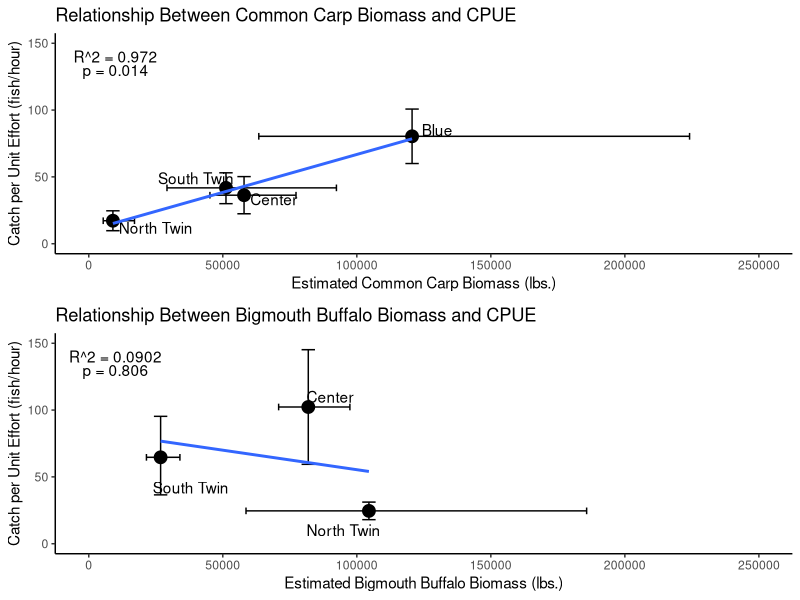

Source code (R): (Note: this script raises an error after producing the figure.)
## ---- chunk 1
packages<-function(x, repos="http://cran.r-project.org", ...){
x<-as.character(match.call()[[2]])
if (!require(x,character.only=TRUE)){
install.packages(pkgs=x, repos=repos, ...)
require(x,character.only=TRUE)
}
}

packages(vegan)
packages(ggplot2)
packages(gridExtra)
packages(reshape2)
packages(nnet)
#packages(multcomp)
#packages(plyr)
#packages(rv)
#packages(arm)
packages(lattice)
packages(tikzDevice)
#packages(GGally)
packages(wesanderson)
packages(devtools)
#packages(DescTools)
#packages(mvnormtest)
#packages(HH)
#packages(biotools)
#packages(car)
#packages(psych)
#packages(GPArotation)
packages(dplyr)
packages(tidyr)
packages(rcompanion)
## ---- chunk 2
# Create DF with CPUE and 95% CI for each lake...

Lakes<-c("Blue","Center","North Twin","South Twin")
CarpBiomass <- c(120617,57932,9001,51187)
CarpDensity <- c(438.6,231.7,19.4,92.2)
BuffBiomass <- c(NA,81894,104513,26802)
BuffDensity <- c(NA,327.6,225.7,48.3)
CarpCPUE<-c(80.37,36.3,17.18,41.78)
BuffCPUE<-c(NA,102.29,24.56,64.65)
CarpLL<-c(59.99,22.41,9.74,29.96)
CarpUL<-c(100.76,50.20,24.63,53.05)
BuffLL<-c(NA,59.40,17.99,36.56)
BuffUL<-c(NA,145.17,31.14,95.32)
CarpBM.LL<-c(63432,45202,5387,29180)
CarpBM.UL<-c(224140,77317,17058,92395)
BuffBM.LL<-c(NA,70833,58659,21514)
BuffBM.UL<-c(NA,97419,185741,34005)

DF<-data.frame(Lakes,CarpBiomass,BuffBiomass,CarpBM.LL,CarpBM.UL,BuffBM.LL,BuffBM.UL,
               CarpCPUE,BuffCPUE,CarpLL,CarpUL,BuffLL,BuffUL)

summary(DF)

## ---- chunk 3

# visualize how CPUE changes as a function of biomass....
#
# I think biomass density might be beneficial here, but let's go with what MJW said

# Regression lines imply lm() but we'll see........

mod<-lm(CarpCPUE ~ CarpBiomass, data = DF)
summary(mod)
R2<-format(summary(mod)$r.squared,digits=3)


# Carp FIrst
carp<-ggplot(DF, aes(x=CarpBiomass, y=CarpCPUE)) +
  xlim(0,250000)+
  ylim(0,150)+
  geom_point(size=4) +
  geom_errorbar(aes(ymax = CarpUL, ymin = CarpLL),width=5000) +
  geom_errorbarh(aes(xmax= CarpBM.UL, xmin = CarpBM.LL),height=5) +
  annotate("text",x=c(130000,69000,25000,40000,10000,10000),y=c(85,33.3,12,49,140,130), 
           label = c("Blue","Center","North Twin","South Twin","R^2 = 0.972","p = 0.014")) +
  labs(title = "Relationship Between Common Carp Biomass and CPUE",
       x = "Estimated Common Carp Biomass (lbs.)",
       y = "Catch per Unit Effort (fish/hour)") +
  theme_bw() + 
  theme(panel.border = element_blank(), panel.grid.major = element_blank(),
        panel.grid.minor = element_blank(), axis.line = element_line(colour = "black")) +
  geom_smooth(method=lm,se=F) 


# Buffalo Second

mod2<-lm(BuffCPUE ~ BuffBiomass, data = DF)
summary(mod2)
R22<-format(summary(mod2)$r.squared,digits=3)
R22

buff<-ggplot(DF, aes(x=BuffBiomass, y=BuffCPUE)) +
  xlim(0,250000)+
  ylim(0,150)+
  geom_point(size=4) +
  geom_errorbar(aes(ymax = BuffUL, ymin = BuffLL),width=5000) +
  geom_errorbarh(aes(xmax=BuffBM.UL, xmin = BuffBM.LL),height=5) +
  annotate("text",x=c(90000,95000,38000,10000,10000),y=c(110,10,42,140,130), 
           label = c("Center","North Twin","South Twin","R^2 = 0.0902","p = 0.806")) +
  labs(title = "Relationship Between Bigmouth Buffalo Biomass and CPUE",
       x = "Estimated Bigmouth Buffalo Biomass (lbs.)",
       y = "Catch per Unit Effort (fish/hour)") +
  theme_bw() + 
  theme(panel.border = element_blank(), panel.grid.major = element_blank(),
        panel.grid.minor = element_blank(), axis.line = element_line(colour = "black")) +
  geom_smooth(method=lm,se=F)

# Problems here: when I remove the 0s from Blue Lake Buffalo, the regression is negative
# And the plot certainly doesn't look linear

grid.arrange(carp,buff,nrow=2,ncol=1)



## ---- chunk 4

# Create DF with CPUE, total biomass and biomass density (and 95% CIs) for each lake...

df<-read.csv("2018_COC_BIB_CMR_Data.csv",header=T) # load data 
head(df)
summary(df)

#### Data corrections
#
levels(df$Lake)
#


## ---- chunk 5

# CarpBiomass - avg from google sheets age structures * population estimates for that lake
coc.df<-subset(df,Species == "COC") # just carp
BM<-aggregate(coc.df$Weight.g~coc.df$Lake, FUN=mean,na.action = na.omit) # average biomasses in g
BM$CarpN <- c(70697,7136,28932,5281,11505,23833,13041) # est carp abundance for 7 lakes as of 8/7/2018
BM$CarpBiomass<-BM$`coc.df$Weight.g`*BM$CarpN # estimated carp biomass in pounds


# BuffBiomass - avg biomass from google sheets * total fish caught to date
bib.df<-subset(df,Species == "BIB") # just buffalo
BM2<-aggregate(bib.df$Weight.g~bib.df$Lake, FUN=mean,na.action=na.omit)
BM2$BuffN<- c(3386,4455,65180,13923,35214,13041)
BM$BuffN<- c(NA,3386,4455,65180,13923,35214,13041)
BM$BuffBiomass <- c(NA,BM2$`bib.df$Weight.g`*BM2$BuffN) # estimated buffalo biomass in pounds

# Lake Areas
BM$LakeArea[BM$'coc.df$Lake' == "Blue"] <- 275
BM$LakeArea[BM$'coc.df$Lake' == "Center"] <- 220
BM$LakeArea[BM$'coc.df$Lake' == "Five Island"] <- 973
BM$LakeArea[BM$'coc.df$Lake' == "Silver"] <- 1066
BM$LakeArea[BM$'coc.df$Lake' == "Storm"] <- 3140
BM$LakeArea[BM$'coc.df$Lake' == "S Twin"] <- 555
BM$LakeArea[BM$'coc.df$Lake' == "N Twin"] <- 463


# CarpDensity - biomass (avg poumds * n) per acre of lake
# BuffDensity - biomass (avg pounds * n) per acre of each lake
BM$CarpDensity<-BM$CarpBiomass/BM$LakeArea
BM$BuffDensity<-BM$BuffBiomass/BM$LakeArea

# CarpCPUE - n fish per hour electrofishing
#
summary(coc.df)
# on-time in seconds to Effort in hours
coc.df$Effort<-coc.df$On.Time..s./3600
bib.df$Effort<-bib.df$On.Time..s./3600
# Need to remove seine hauls

# now to paste date, then lake then run
coc.df$DLR<-factor(paste(coc.df$Date,coc.df$Lake,coc.df$Run))
bib.df$DLR<-factor(paste(bib.df$Date,bib.df$Lake,bib.df$Run))
# Now to divide the count of captured fish by the mean effort per DLR
coc.cpue<-aggregate(Effort~Lake+DLR, data = coc.df, mean, na.action=NULL)
coc.df$dummy<-1
coc.n<-aggregate(dummy~Lake+DLR, data = coc.df, sum)
coc.cpue$n<-coc.n$dummy
coc.cpue$cpue<-coc.cpue$n/coc.cpue$Effort
coc.cpue<-coc.cpue[!is.na(coc.cpue$cpue),]

  
# BuffCPUE -n fish per hour electrofishing

bib.cpue<-aggregate(Effort~Lake+DLR, data = bib.df, mean, na.action=NULL)
bib.df$dummy<-1
bib.n<-aggregate(dummy~Lake+DLR, data = bib.df, sum)
bib.cpue$n<-bib.n$dummy
bib.cpue$cpue<-bib.cpue$n/bib.cpue$Effort
bib.cpue<-bib.cpue[!is.na(bib.cpue$cpue),]


# need a boxplot of CPUE for each lake apparently. Let's see:


boxplot(cpue~Lake,data=coc.cpue,
        main="Carp CPUE by Lake: 2018")

boxplot(cpue~Lake,data=bib.cpue,
        main="Buffalo CPUE by Lake: 2018")


###################################################
# hopefully find summary stats for below
###################################################


# CarpLL - lower bound for y axis 
# CarpUL- upper bound for y axis
COC.CPUE.95ci<-groupwiseMean(cpue ~ Lake,
              data = coc.cpue,
              conf = 0.95,
              digits = 3)

# BuffLL - lower bound for y axis
# BuffUL - upper bound for y axis
BIB.CPUE.95ci<-groupwiseMean(cpue ~ Lake,
              data = bib.cpue,
              conf = 0.95,
              digits = 3)

# CarpBM.LL - lower bound for x axis
# CarpBM.UL - upper bound for x axis
coc.BM<-coc.df[!is.na(coc.df$Weight.g),]
coc.BM.95ci<-groupwiseMean(Weight.g ~ Lake,
              data = coc.BM,
              conf = 0.95,
              digits = 3)
CarpBM.LL<-BM$CarpN*coc.BM.95ci$Trad.lower
CarpBM.UL<-BM$CarpN*coc.BM.95ci$Trad.upper


# BuffBM.LL - lower bound for x axis
# BuffBM.UL - lower bound for x axis
bib.BM<-bib.df[!is.na(bib.df$Weight.g),]
bib.BM.95ci<-groupwiseMean(Weight.g ~ Lake,
              data = bib.BM,
              conf = 0.95,
              digits = 3)
BuffBM.LL<-c(3152,2960,44598,13923,34507,12380)*bib.BM.95ci$Trad.lower
BuffBM.UL<-c(3152,2960,44598,13923,34507,12380)*bib.BM.95ci$Trad.upper


## ---- chunk 6

Lakes<-c("Blue","Center","Five Island","N Twin","Silver","S Twin","Storm")

DF<-data.frame(Lakes,
               BM$CarpBiomass,
               BM$BuffBiomass,
               CarpBM.LL,
               CarpBM.UL,
               c(NA,BuffBM.LL),
               c(NA,BuffBM.UL),
               COC.CPUE.95ci$Mean,
               c(NA,BIB.CPUE.95ci$Mean),
               COC.CPUE.95ci$Trad.lower,
               COC.CPUE.95ci$Trad.upper,
               c(NA,BIB.CPUE.95ci$Trad.lower),
               c(NA,BIB.CPUE.95ci$Trad.upper),
               BM$CarpDensity,
               BM$BuffDensity
               )

colnames(DF)<-c("Lake","CarpBiomass","BuffBiomass","CarpBM.LL","CarpBM.UL","BuffBM.LL","BuffBM.UL","CarpCPUE","BuffCPUE","CarpLL","CarpUL","BuffLL","BuffUL","CarpDensity","BuffDensity")

summary(DF)
## ---- chunk 7

# visualize how CPUE changes as a function of biomass....

mod<-lm(CarpCPUE ~ CarpBiomass, data = DF)
summary(mod)
R2<-format(summary(mod)$r.squared,digits=3)
R2


# Carp First
carp<-ggplot(DF, aes(x=CarpBiomass, y=CarpCPUE)) +
  xlim(0,500000)+ # increase of 100k
  ylim(0,350)+ # more than double from 2017
  geom_point(size=4) +
  geom_errorbar(aes(ymax = CarpUL, ymin = CarpLL),width=5000) +
  geom_errorbarh(aes(xmax= CarpBM.UL, xmin = CarpBM.LL),height=5) +
  annotate("text",x=c(175000,60000,200000,10000,40000,300000,75000,15000,15000),y=c(250,10,40,25,80,40,60,180,160), 
           label = c("Blue","Center","Five Island","N Twin","Silver","Twin","Storm","R^2 = 0.016","p = 0.014")) +
  labs(title = "2018 Common Carp Biomass and CPUE",
       x = "Estimated Common Carp Biomass (lbs.)",
       y = "Catch per Unit Effort (fish/hour)") +
  theme_bw() + 
  theme(panel.border = element_blank(), panel.grid.major = element_blank(),
        panel.grid.minor = element_blank(), axis.line = element_line(colour = "black")) +
  geom_smooth(method=lm,se=F) 


# Buffalo Second

mod2<-lm(BuffCPUE ~ BuffBiomass, data = DF)
summary(mod2)
R22<-format(summary(mod2)$r.squared,digits=3)
R22

buff<-ggplot(DF, aes(x=BuffBiomass, y=BuffCPUE)) +
  xlim(0,500000)+ # double from 2017
  ylim(0,150)+ # Same as 2018
  geom_point(size=4) +
  geom_errorbar(aes(ymax = BuffUL, ymin = BuffLL),width=5000) +
  geom_errorbarh(aes(xmax=BuffBM.UL, xmin = BuffBM.LL),height=5) +
  annotate("text",x=c(25000,25000,460000,75000,275000,190000,20000,20000),y=c(32,5,20,35,35,11,140,130), 
           label = c("Center","Five Island","N Twin","Silver","S Twin","Storm","R^2 = 0.079","p = 0.867")) +
  labs(title = "2018 Bigmouth Buffalo Biomass and CPUE",
       x = "Estimated Bigmouth Buffalo Biomass (lbs.)",
       y = "Catch per Unit Effort (fish/hour)") +
  theme_bw() + 
  theme(panel.border = element_blank(), panel.grid.major = element_blank(),
        panel.grid.minor = element_blank(), axis.line = element_line(colour = "black")) +
  geom_smooth(method=lm,se=F)

# Problems here: when I remove the 0s from Blue Lake Buffalo, the regression is negative
# And the plot certainly doesn't look linear

grid.arrange(carp,buff,nrow=2,ncol=1)

## ---- chunk 8

# visualize how CPUE changes as a function of biomass....

mod<-lm(CarpCPUE ~ CarpDensity, data = DF)
summary(mod)
R2<-format(summary(mod)$r.squared,digits=3)
R2


# Carp First
carp<-ggplot(DF, aes(x=CarpDensity, y=CarpCPUE)) +
  xlim(0,600)+ # 
  ylim(0,300)+ # 
  geom_point(size=4) +
  geom_errorbar(aes(ymax = CarpUL, ymin = CarpLL),width=5000) +
  geom_errorbarh(aes(xmax= CarpBM.UL, xmin = CarpBM.LL),height=5) +
  annotate("text",x=c(550,275,290,10,60,180,60,250,250),y=c(260,15,40,25,80,25,55,180,160), 
           label = c("Blue","Center","Five Island","N Twin","Silver","S Twin","Storm","R^2 = 0.591","p = 0.043")) +
  labs(title = "2018 Common Carp Density and CPUE",
       x = "Estimated Common Carp Density (fish/acre)",
       y = "Catch per Unit Effort (fish/hour)") +
  theme_bw() + 
  theme(panel.border = element_blank(), panel.grid.major = element_blank(),
        panel.grid.minor = element_blank(), axis.line = element_line(colour = "black")) +
  geom_smooth(method=lm,se=F) 


# Buffalo Second

mod2<-lm(BuffCPUE ~ BuffDensity, data = DF)
summary(mod2)
R22<-format(summary(mod2)$r.squared,digits=3)
R22

buff<-ggplot(DF, aes(x=BuffDensity, y=BuffCPUE)) +
  xlim(0,1500)+ # double from 2017
  ylim(0,300)+ # Same as 2018
  geom_point(size=4) +
  geom_errorbar(aes(ymax = BuffUL, ymin = BuffLL),width=5000) +
  geom_errorbarh(aes(xmax=BuffBM.UL, xmin = BuffBM.LL),height=5) +
  annotate("text",x=c(0,200,1400,150,350,175,500,500),y=c(32,10,20,35,35,0,140,130), 
           label = c("Center","Five Island","N Twin","Silver","S Twin","Storm","R^2 = 0.026","p = 0.762")) +
  labs(title = "2018 Bigmouth Buffalo Density and CPUE",
       x = "Estimated Bigmouth Buffalo Density (fish/acre)",
       y = "Catch per Unit Effort (fish/hour)") +
  theme_bw() + 
  theme(panel.border = element_blank(), panel.grid.major = element_blank(),
        panel.grid.minor = element_blank(), axis.line = element_line(colour = "black")) +
  geom_smooth(method=lm,se=F)

# Problems here: when I remove the 0s from Blue Lake Buffalo, the regression is negative
# And the plot certainly doesn't look linear

grid.arrange(carp,buff,nrow=1,ncol=2)

## ---- chunk 9
DF$CarpBMD<-DF$CarpBiomass/BM$LakeArea
summary(DF$CarpBMD)
DF$CarpBM.LL.BMD

DF$BuffBMD<-DF$BuffBiomass/BM$LakeArea
summary(DF$BuffBMD)

boxplot(CarpBMD~Lake,data=DF)




## ---- chunk 10
packages(FSA)
packages(car)
packages(Hmisc)
packages(multcomp)

options(width=90,continue=" ",show.signif.stars=F,
        contrasts=c("contr.sum","contr.poly"))
par(mar=c(3.5,3.5,1,1), mgp=c(2.1,0.4,0),tcl=-0.2)
## ---- chunk 11
year <- 0:14 # years for simulation
N0 <- 10000 # initial population size
A <- 0.95 # annual survival rate
abund <- round(N0*A^year,0) # abundance from exponential decay model
cpe <- round(abund/1000,1) # simulated cpe data
cbind(year,abund) # for display only
## ---- chunk 12
me1 <- c(-0.10,-0.05,0.05,0.10)
me1a <- sample(me1,length(cpe),replace=TRUE)
cpe.me1 <- round(cpe+cpe*me1a,1)
# 20 and 40 % error below
me2 <- c(-0.4,-0.2,0.1,0.4)
me2a <- sample(me2,length(cpe),replace=TRUE)
cpe.me2 <- round(cpe+cpe*me2a,1)
( d1 <- data.frame(year,abund,cpe,cpe.me1,cpe.me2) ) # for storage

plot(cpe~year,data=d1,ylim=c(0,15),xlab="Year",ylab="CPE",type="l",lwd=2,col="black")
points(d1$year,d1$cpe.me1,type="b",pch=19,lwd=1,col="blue")
points(d1$year,d1$cpe.me2,type="b",pch=19,lwd=1,col="red")
legend("topright",legend=c("Truth","5 or 10%","20 or 40%"),col=c("black","blue","red"),
lwd=c(2,1,1),pch=c(NA,19,19))


# simulation to do same as plot just above
cpe.sim <- function(year,cpe,me1,me2=NULL) {
  cpe1 <- cpe + cpe*sample(me1,length(cpe),replace=TRUE)
  if (!is.null(me2)) cpe2 <- cpe + cpe*sample(me2,length(cpe),replace=TRUE)
  max.y <- max(c(cpe,cpe1,cpe2))
  plot(year,cpe,ylim=c(0,max.y),xlab="Year",ylab="CPE",type="l",lwd=2,col="black")
  points(year,cpe1,type="b",pch=19,lwd=1,col="blue")
  if (!is.null(me2)) points(year,cpe2,type="b",pch=19,lwd=1,col="red")
  if (is.null(me2)) legend("topright",legend=c("Truth","CPE1"),col=c("black","blue"),lwd=c(2,1),pch=19)
  else legend("topright",legend=c("Truth","CPE1","CPE2"),col=c("black","blue","red"),lwd=c(2,1,1),pch=19)
}

cpe.sim(d1$year,d1$cpe,me1,me2)
## ---- chunk 13
d2 <- read.table("Box7_2.txt",header=TRUE)
str(d2)


# log transformation added to df in order to assess effects of data transformation
d2$logcpe.A <- log10(d2$cpe.A+1) # CCF population in reservoir 1
d2$logcpe.B <- log10(d2$cpe.B+1) # ccf population in reservoir 2
str(d2)

lapply(as.list(d2[,-1]),Summarize,digits=3)
hist(d2$cpe.A,main="CPUE frequency in reservoir A")
hist(d2$cpe.B,main="CPUE frequency in reservoir B")
hist(d2$logcpe.A,main="log transformed cpue in reservoir A")
hist(d2$logcpe.B,main="log transformed cpue in reservoir B")

# Power calculations: saving mean and SD for log-transformed cpue in reservoir B
( mn.B <- mean(d2$logcpe.B) )
( sd.B <- sd(d2$logcpe.B) )

# power test to detect 10% change in cpue
power.t.test(n=NULL,delta=mn.B*0.10,power=0.9,sig.level=0.05,sd=sd.B,type="two.sample",
              alt="one.sided")

power.t.test(n=NULL,delta=mn.B*0.20,power=0.8,sig.level=0.10,sd=sd.B,type="two.sample",
              alt="one.sided")


## ---- chunk 14
perc.delta <- seq(0.05,0.25,0.01)
deltas <- mn.B*perc.delta
p1 <- sapply(deltas,power.t.test,n=NULL,power=0.9,sig.level=0.05,sd=sd.B,type="two.sample",
              alt="one.sided")
p1.n <- as.numeric(p1["n",])
plot(p1.n~perc.delta,xlab="Proportion Population Decline",ylab="Sample Size",type="l",
              ylim=c(0,max(p1.n)))



